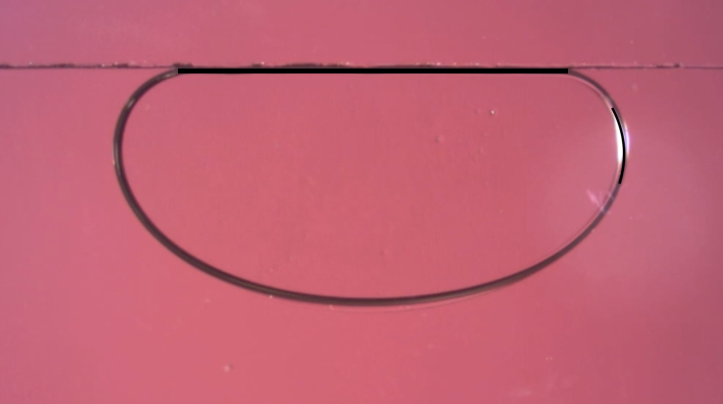
#> input picture 9.png, 1446 x 808 px (shown at 1/2 size)
$ python opencv.py
#> lines starting #> are read from the running program, lines starting #| are printed output that depends on the picture; after the words box and inside, x2 and y2 are one past the last pixel; in counts of white or black regions, pixels touching at a corner belong together
import cv2
import numpy as np
from scipy.interpolate import splprep, splev
import os
import pandas
import csv
from scipy.optimize import minimize
import copy

debug = 1
loss_mode = 0

class datapair:
    def __init__(self, m, u):
        self.mean = m
        self.uncertainty = u

class simVSexp:
    def __init__(self, imageName = './14.jpg', exp_angle = 18, rotateAngle = 0):
        self.x_pos = []
        self.y_pos = []
        self.exp_x = []
        self.exp_y = []
        self.sim_angle = 0
        self.sim_area = 0
        self.sim_calA = 0
        self.exp_area = 0
        self.exp_angle = exp_angle
        self.imageName = imageName
        self.exp_height = 0
        self.sim_height = 0
        self.rotateAngle = rotateAngle
        self.nPoints = 64

        self.contours_cirles = []
        self.contours_area = []
        self.contours = []
        self.calA = []
        self.sim_con = []
        self.exp_con = []
        self.im = []
        self.debug_file = open('./debug.txt','w+')
        #'14.jpg'
    def rotate_image(self, angle):
        image_center = tuple(np.array(self.im.shape[1::-1]) / 2)
        rot_mat = cv2.getRotationMatrix2D(image_center, angle, 1.0)
        self.im = cv2.warpAffine(self.im, rot_mat, self.im.shape[1::-1], flags=cv2.INTER_LINEAR)


    def imageProcessing(self):
        #print(cv2.__version__)
        # im = cv2.imread('4.png')
        self.im = cv2.imread(self.imageName)
#> self.im is the input picture: shape (808, 1446, 3); mean B, G, R 115.6, 96.9, 194.1
        self.rotate_image(self.rotateAngle)
        self.im = cv2.resize(self.im, (0, 0), fx=0.5, fy=0.5)
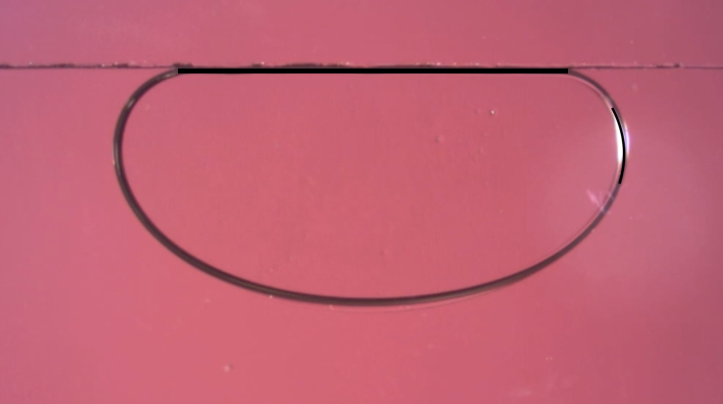
#> self.im: shape (404, 723, 3); mean B, G, R 115.7, 97, 194.2
        imgray = cv2.cvtColor(self.im, cv2.COLOR_BGR2GRAY)
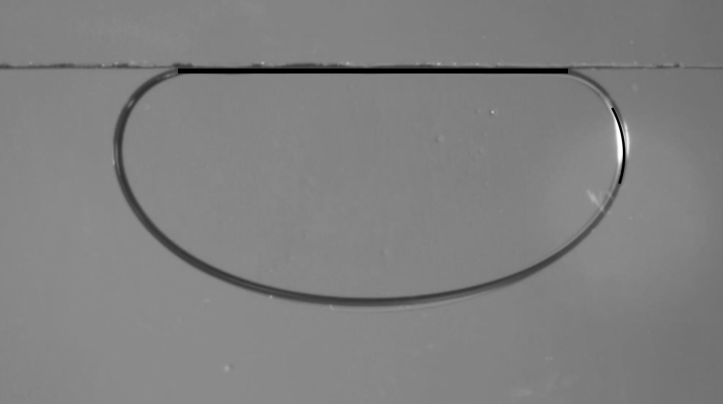
#> imgray: shape (404, 723); min 0, max 255, mean 128.2
        # # make the bright spot dark
        # brightnessThreash = 0.6 * np.max(imgray)
        # for rowIndex in range(np.shape(imgray)[0]):
        #     imgray[rowIndex] = [x if x < brightnessThreash else 0 for x in imgray[rowIndex]]

        im_gauss = cv2.GaussianBlur(imgray, (5, 5), cv2.BORDER_DEFAULT)
        #test = np.max(imgray)
        #im_gauss = imgray
        # ret, thresh = cv2.threshold(im_gauss, 90, 255, cv2.THRESH_BINARY)
        ret, thresh = cv2.threshold(im_gauss, 100, 255, cv2.THRESH_BINARY)
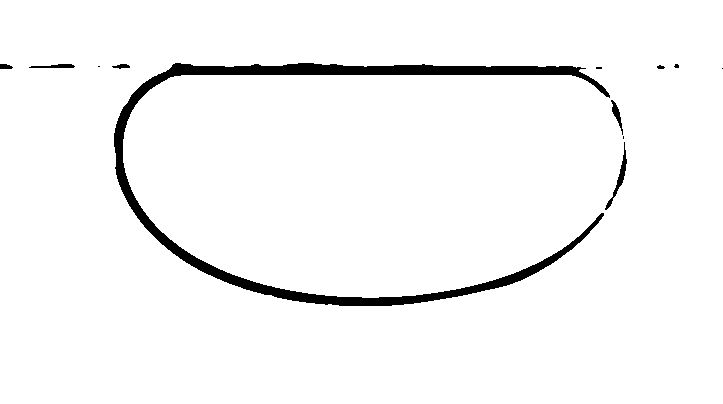
#> thresh: shape (404, 723); 96.4% white; 12 black regions (5 under 20 px)
        #thresh = cv2.Canny(im_gauss, 70, 100)
        cv2.imshow('thresh',thresh)
        if debug and cv2.waitKey(0):
#> (key Esc is pressed here)
            cv2.destroyAllWindows()

        # get contours
        self.contours,hierarchy = cv2.findContours(thresh, cv2.RETR_TREE, cv2.CHAIN_APPROX_SIMPLE)
#> self.contours = 11 contours, 3 with area under 20; largest, box (x1, y1, x2, y2) and area: (0, 0, 723, 404) 290901, (113, 62, 611, 307) 10850, (604, 141, 628, 211) 322, (28, 63, 76, 69) 172, (610, 99, 624, 136) 168, (111, 63, 131, 70) 74, (656, 64, 666, 70) 32, (673, 63, 680, 69) 22

        self.filterByArea()
        self.filterByCalA()

    def filterByArea(self):
        # calculate area and filter into new array
        for con in self.contours:
            #if (cv2.isContourConvex(con)):
                area = cv2.contourArea(con)
                if 1000 < area < 1000000:
                    con = self.interpolate(con, self.nPoints*5, self.nPoints)
                    self.contours_area.append(con)
#> this loop made 11 passes
#> area on passes 1, 2, 4, 7, 8, 9, 10, 11: 290901, 322.5, 168.5, 31.5, 22.5, 74.5, 172, 10849.5
#> after the loop, self.contours_area = 2 contours; box (x1, y1, x2, y2) and area: (-63, -177, 771, 538) 466204, (112, 38, 603, 306) 982

    def interpolate(self, con, ss, n):
        x,y = con.T
        # Convert from numpy arrays to normal arrays
        x = x.tolist()[0]
        y = y.tolist()[0]
        # https://docs.scipy.org/doc/scipy-0.14.0/reference/generated/scipy.interpolate.splprep.html
        tck, u = splprep([x,y], u=None, s=ss, per=1)
        # https://docs.scipy.org/doc/numpy-1.10.1/reference/generated/numpy.linspace.html
        u_new = np.linspace(u.min(), u.max(), n)
        # https://docs.scipy.org/doc/scipy-0.14.0/reference/generated/scipy.interpolate.splev.html
        x_new, y_new = splev(u_new, tck, der=0)
        # Convert it back to numpy format for opencv to be able to display it
        res_array = [[[int(i[0]), int(i[1])]] for i in zip(x_new,y_new)]
        return np.asarray(res_array, dtype=np.int32)

    def evaluateVDist(self):
        x,y = self.exp_con.T
        # Convert from numpy arrays to normal arrays
        x = x.tolist()[0]
        y = y.tolist()[0]
        MSD = 0
        for x_p, y_p in zip(list(self.x_pos),list(self.y_pos)):
            idx = list(np.argsort(abs(x - x_p))[:4])
            idy = np.argsort(abs([y[i] for i in idx] - y_p))[0]
            idy = idx[idy]
            MSD += (x_p - x[idx[0]])**2 + (y_p - y[idy])**2
        return MSD


    def filterByCalA(self):
        # check if contour is of circular shape
        for con in self.contours_area:
            calAtemp = []
            n_corners = self.nPoints
            perimeter = cv2.arcLength(con, True)
            area = cv2.contourArea(con)
            circularity = perimeter*perimeter/ (4 * np.pi * area)
            x,y = con.T
            sorted_y = np.sort(y)
            bottom_pos = np.mean(sorted_y[0,:int(n_corners*0.2)])
            verheight = np.max(y) - bottom_pos

            # [30 lines of commented-out code are left out]
            meanCalA = circularity
            # [14 lines of commented-out code are left out]
            if 1 <= meanCalA <= 1.3:
                self.exp_height = verheight
                appcon = con
                self.exp_con = con
                self.contours_cirles.append(appcon)
                self.exp_x,self.exp_y = appcon.T
                self.exp_area = area
                self.calA.append(datapair(meanCalA, 2 * np.std(calAtemp)))
#> this loop made 2 passes
#> (n_corners, perimeter, area, circularity, bottom_pos, verheight, meanCalA, self.exp_height) on pass 1: (64, 2469.9, 466204, 1.04, -152.2, 689.2, 1.04, 689.2)
#> (n_corners, perimeter, area, circularity, bottom_pos, verheight, meanCalA) on pass 2: (64, 2240.9, 982, 406.9, 50.92, 254.1, 406.9)
#> after the loop, self.calA = 1 item; self.contours_cirles = 1 contour; box (x1, y1, x2, y2) and area: (-63, -177, 771, 538) 466204

    # [68 lines left out: functions calRotateAngle, readPosition, readContactAngle, runSim, score, not called in this run]

    def plotCon(self):
        #self.contours_cirles.append(self.sim_con)
        copy_im = copy.copy(self.im)
        cv2.drawContours(copy_im, self.contours_cirles, -1, (0,255,0), 3)
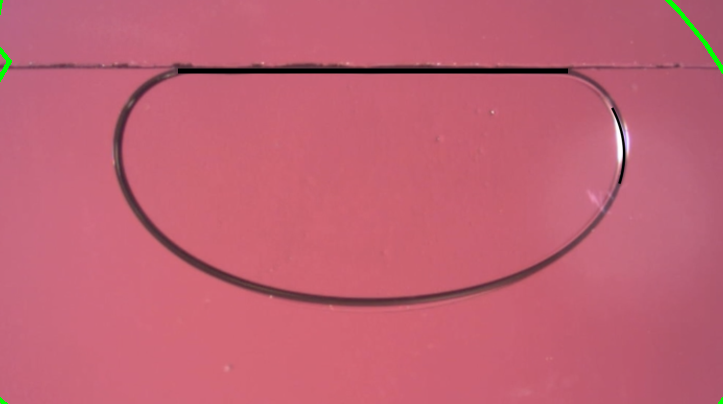
#> copy_im: shape (404, 723, 3); 0.22% of pixels changed, all inside (x1, y1, x2, y2) = (0, 0, 723, 404)
        cv2.imshow('1',copy_im)
        if not debug:
            cv2.drawContours(self.im, [self.sim_con], -1, (0,255,0), 3)
            cv2.imshow('2',self.im)
            cv2.drawContours(self.im, self.contours_cirles, -1, (255,0,0), 2)
            cv2.imshow('3',self.im)
            #print("mean calA = ", np.mean([x.mean for x in self.calA]))
            print("exp calA = ", np.mean([x.mean for x in self.calA]))
            print("sim calA = ", self.sim_calA)
            #print("uncertainty = ", np.sqrt(np.sum([x.uncertainty**2 for x in calA]))/len(calA))

        if cv2.waitKey(0):
#> (key Esc is pressed here)
            cv2.destroyAllWindows()

    # [18 lines left out: function parameterSearch, not called in this run]

    def run(self):
        self.imageProcessing()
        #self.calRotateAngle()
        if (not debug):
            self.parameterSearch()
        self.plotCon()
        self.debug_file.close()
        print('MSD = ' + str(self.evaluateVDist()))
#> in evaluateVDist, `x = x.tolist()[0]`: x = 64 values, max 770 at index 37, min -63 at index 7, mean 336.6
#> in evaluateVDist, `y = y.tolist()[0]`: y = 64 values, max 537 at index 23, min -177 at index 54, mean 200.9
#> after the loop in evaluateVDist, `for x_p, y_p in zip(list(self.x_pos),list(self.y_pos)):`: MSD = 0


if __name__ == '__main__':
    #file = '14.jpg'
    file = '9.png'
    #cAngle = 20
    #cAngle = 22
    cAngle = 17

    # angleObj = simVSexp(file, cAngle)
    # rAngle = angleObj.calRotateAngle()
    #rAngle = 7
    rAngle = 0
    processobj = simVSexp(file, cAngle, rAngle)
    processobj.run()

$ run again, with 11.jpg saved as 9.png
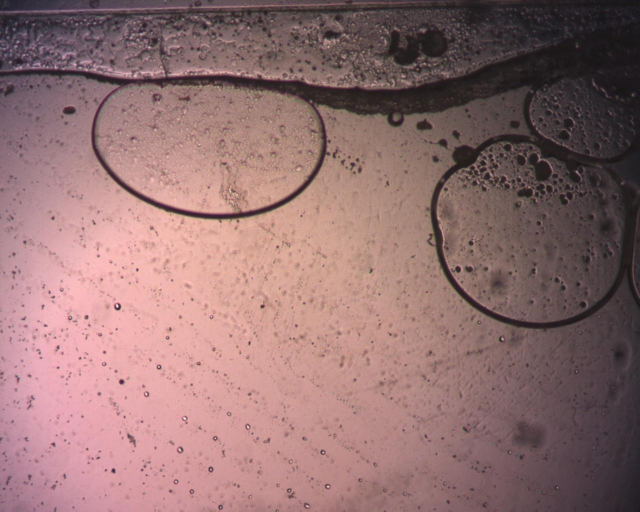
#> input picture 11.jpg, 1280 x 1024 px (shown at 1/2 size)
#> in imageProcessing, self.im is the input picture: shape (1024, 1280, 3); mean B, G, R 112.5, 112.7, 146.3
#> self.im: shape (512, 640, 3)
#> in imageProcessing, `ret, thresh = cv2.threshold(im_gauss, 100, 255, cv2.THRESH_BINARY)`:
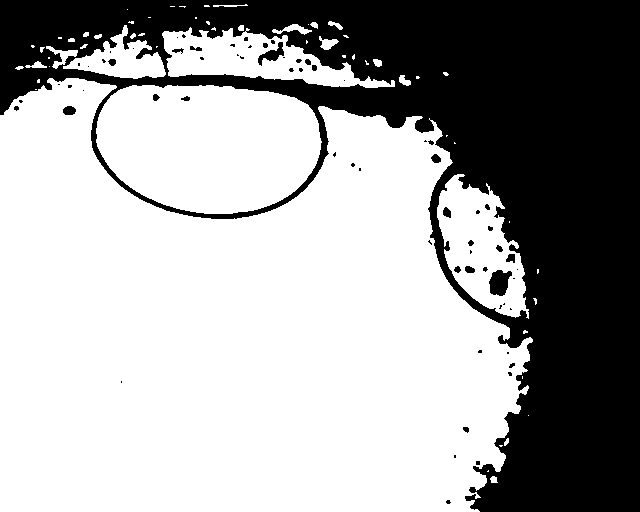
#> thresh: shape (512, 640); 64.3% white; 68 black regions (45 under 20 px)
#> self.contours = 127 contours, 80 with area under 20; largest, box (x1, y1, x2, y2) and area: (0, 78, 533, 512) 168830, (96, 85, 322, 214) 23436, (437, 174, 529, 319) 7651, (162, 27, 395, 88) 6776, (63, 25, 166, 79) 2316
#> the loop in filterByArea, `for con in self.contours:` made 127 passes
#> area on passes 1, 11, 16, 18, 19, 20, 21, 23: 30.5, 7651, 459, 23.5, 68.5, 42, 76.5, 41
#> after the loop in filterByArea, `for con in self.contours:`: self.contours_area = 5 contours; box (x1, y1, x2, y2) and area: (-77, 79, 527, 568) 211342, (95, 83, 320, 214) 23457, (437, 174, 528, 317) 7692, (163, 28, 394, 88) 6726, (65, 27, 164, 78) 2334
#> the loop in filterByCalA, `for con in self.contours_area:` made 5 passes
#> (perimeter, area, circularity, bottom_pos, verheight, meanCalA, self.exp_height, self.exp_area) on pass 2: (580.3, 23457, 1.14, 85.08, 127.9, 1.14, 127.9, 23457)
#> after the loop in filterByCalA, `for con in self.contours_area:`: self.calA = 1 item; self.contours_cirles = 1 contour; box (x1, y1, x2, y2) and area: (95, 83, 320, 214) 23457
#> in plotCon, `cv2.drawContours(copy_im, self.contours_cirles, -1, (0,255,0), 3)`:
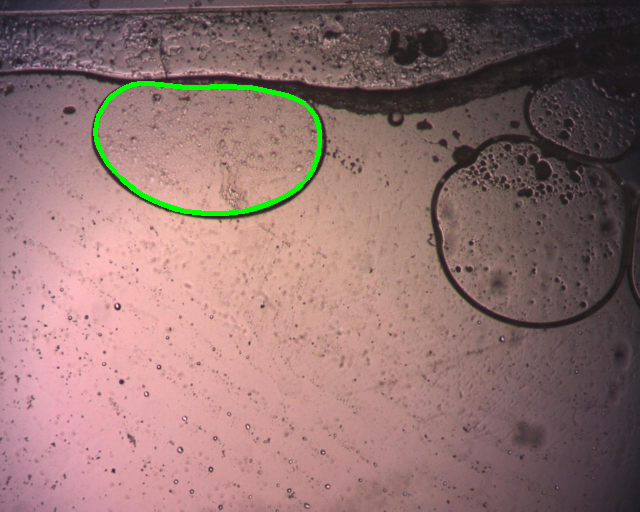
#> copy_im: shape (512, 640, 3); mean B, G, R 111.8, 114.1, 145.3
#> in evaluateVDist, `x = x.tolist()[0]`: x = 64 values, max 319 at index 39, min 95 at index 7, mean 206.5
#> in evaluateVDist, `y = y.tolist()[0]`: y = 64 values, max 213 at index 23, min 83 at index 61, mean 142.4
#> after the loop in evaluateVDist, `for x_p, y_p in zip(list(self.x_pos),list(self.y_pos)):`: MSD = 0
